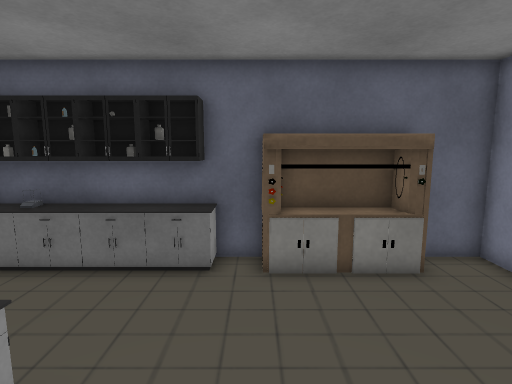
view 1 (above)

12 first-person views from a walk through a 3-D level made in the Unity game engine. The camera is 1.3 m above the floor, tilts 8° down and sees 80° across. The floor is counted in squares, 0.4 m on a side. Each view is taken from the middle of a square. On the plan, view 1 faces up. The plan holds only what a view shows up to about 20 squares ahead; the rest is blank. The player is left out. Some surface patterns are stand-ins.

view 2
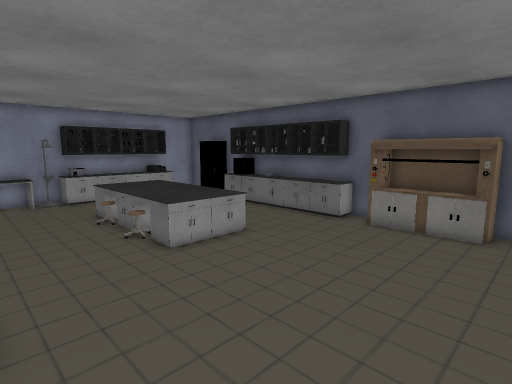

view 3
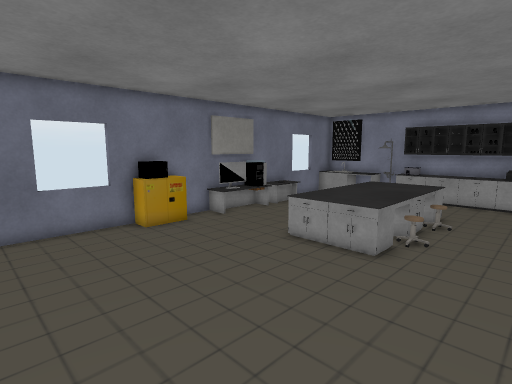

view 4
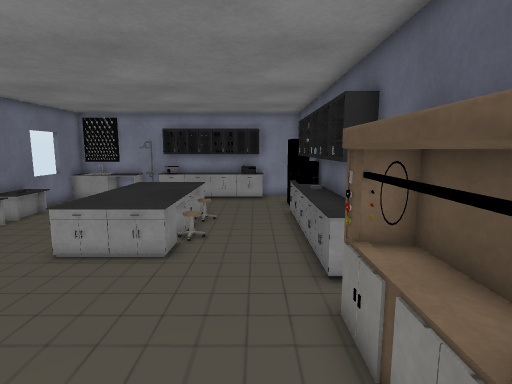

view 5
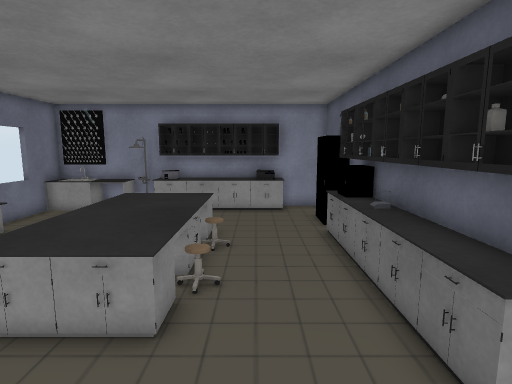

view 6
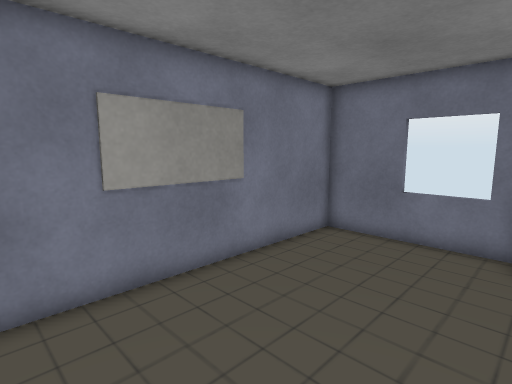

view 7
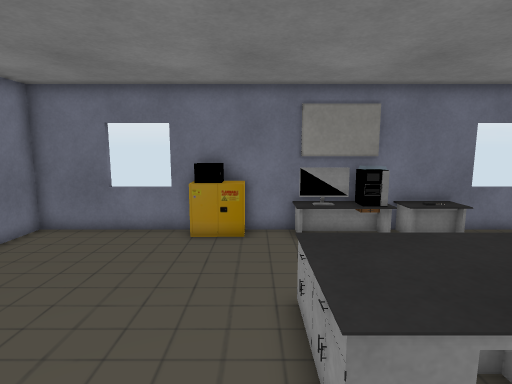

view 8
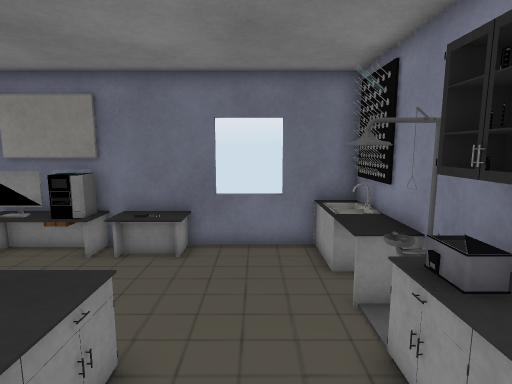

view 9
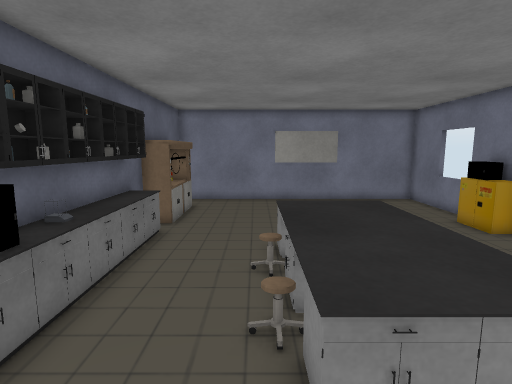

view 10
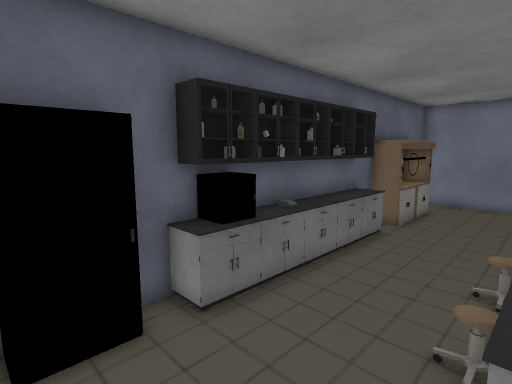

view 11
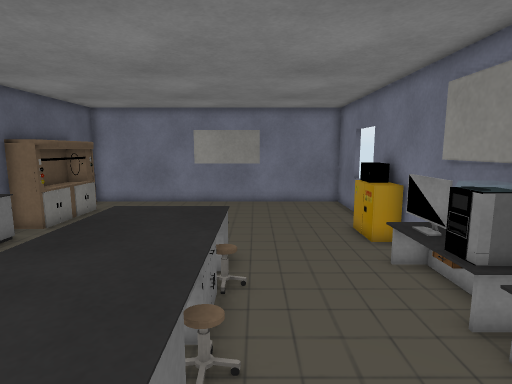

view 12
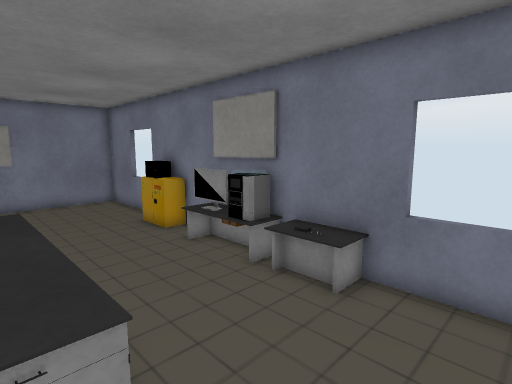

### Floor plan
Key: @ floor where view 1 was taken; # wall or solid block; . floor; / step, stairs or slope; = window, fence, low wall or low ledge; O other object.
Columns run from 15 left of view 1 to 7 right of it. Each row starts with its distance up from view 1.
  9    ###OOOOOOO##########
  8  ########=###########.#
  7  #..............####..#
  6  #....................#
  5  #....................#
  4  #......../...........#
  3  #...########.........#
  2  #   ########.........#
  1  #.  ########.........#
  0  #...########..@......#
 -1 ##....................#
 -2  #....................#
 -3  #....................#
 -4  #....................#
 -5 ##....OO  ==.#== .....#
 -6 ###==############==####

Positions as (right, up) in squares from view 1, and headings:
1: (0, 0), facing up
2: (6, -5), facing up-left
3: (6, 7), facing down-left
4: (6, 6), facing left
5: (2, 5), facing left
6: (0, 5), facing down-right
7: (-2, 6), facing down
8: (-12, 4), facing down
9: (-13, 4), facing right
10: (-13, 3), facing up-right
11: (-12, -1), facing right
12: (-13, 1), facing down-right
